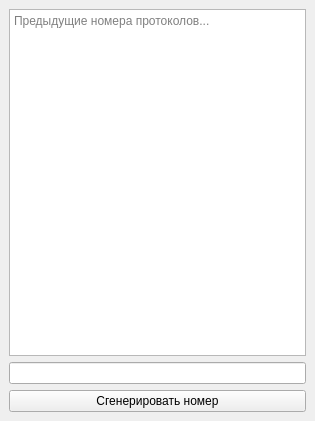
<?xml version="1.0" encoding="UTF-8"?>
<ui version="4.0">
 <class>MainWindow</class>
 <widget class="QMainWindow" name="MainWindow">
  <property name="geometry">
   <rect>
    <x>0</x>
    <y>0</y>
    <width>315</width>
    <height>421</height>
   </rect>
  </property>
  <property name="windowTitle">
   <string>MainWindow</string>
  </property>
  <widget class="QWidget" name="centralwidget">
   <layout class="QVBoxLayout" name="verticalLayout">
    <item>
     <widget class="QPlainTextEdit" name="plainTextEdit">
      <property name="readOnly">
       <bool>true</bool>
      </property>
      <property name="placeholderText">
       <string>Предыдущие номера протоколов...</string>
      </property>
     </widget>
    </item>
    <item>
     <widget class="QLineEdit" name="lineEdit">
      <property name="readOnly">
       <bool>true</bool>
      </property>
     </widget>
    </item>
    <item>
     <widget class="QPushButton" name="pushButton">
      <property name="text">
       <string>Сгенерировать номер</string>
      </property>
     </widget>
    </item>
   </layout>
  </widget>
 </widget>
 <resources/>
 <connections/>
</ui>
